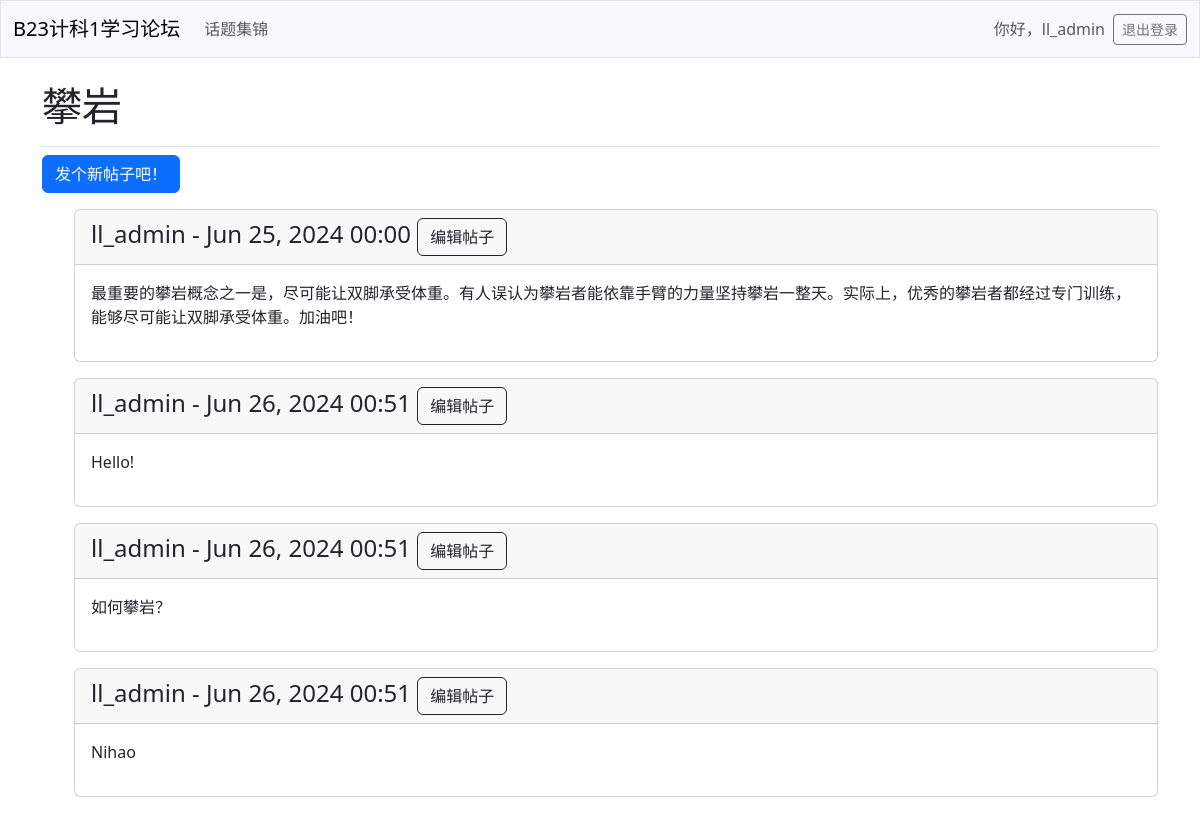
The page /topics/2/ (signed in) on the database its author committed.
### learning_logs/models.py (models this page shows, shortened)
class Topic(models.Model): # Model是Django基本类
    text = models.CharField(max_length=200)
    date_added = models.DateTimeField(auto_now_add=True)
    owner = models.ForeignKey(User, on_delete=models.CASCADE)

class Entry(models.Model):
    topic = models.ForeignKey(Topic, on_delete=models.CASCADE)
    text = models.TextField()
    date_added = models.DateTimeField(auto_now_add=True)
    owner = models.ForeignKey(User, on_delete=models.CASCADE)
    class Meta: # 用于管理额外信息
        verbose_name_plural = 'entries' # 表示多个条目，默认会是Entry，不符合英语语法

### learning_logs/views.py (the view)
# urls.py: path('topics/<int:topic_id>/', views.topic, name='topic'),
@login_required
def topic(request, topic_id):
    topic = Topic.objects.get(id=topic_id) # 获取指定id的topic
    entries = topic.entry_set.order_by('date_added') # 先展示新entry
    context = {'topic': topic, 'entries': entries}
    return render(request, 'learning_logs/topic.html', context)

### learning_logs/templates/learning_logs/topic.html
{% extends 'learning_logs/base.html' %}
{% block page_header %}
  <h1>{{ topic.text }}</h1>
{% endblock page_header %}
{% block content %}
  <p>
    <a class="btn btn-primary" href="{% url 'learning_logs:new_entry' topic.id %}">
      发个新帖子吧！
    </a>
  </p>
  <ul>
    {% for entry in entries %}
      <div class="card mb-3">
        <h4 class="card-header">
          {{ entry.owner }} -
          {{ entry.date_added|date:'M d, Y H:i' }}
          {% if user == entry.owner %}
          <small>
            <a class="btn btn-outline-dark" href="{% url 'learning_logs:edit_entry' entry.id %}">
              编辑帖子
            </a>
          </small>
          {% endif %}
        </h4>
        <div class="card-body">
          {{ entry.text|linebreaks }}
        </div>
      </div>
    {% empty %}
      <p>还没有人聊这个话题喔</p>
    {% endfor %}
{% endblock content %}

### learning_logs/templates/learning_logs/base.html (shortened to what this page needs)
<!doctype html>
<html lang="zh">
  <head>
    {% load django_bootstrap5 %}
    {% bootstrap_css %}
  </head>
  <body>
    <nav class="navbar navbar-expand-md navbar-light bg-light mb-4 border">
      <div class="container-fluid">
        <a class="navbar-brand" href="{% url 'learning_logs:index' %}">
          B23计科1学习论坛
        </a>
        <div class="collapse navbar-collapse" id="navbarCollapse">
          <ul class="navbar-nav me-auto mb-2 mb-md-0">
             <li class="nav-item">
                <a class="nav-link" href="{% url 'learning_logs:topics' %}">
                  话题集锦
                </a>
              </li>
          </ul>
          <ul class="navbar-nav ms-auto mb-2 mb-md-0">
            {% if user.is_authenticated %}
              <li class="nav-item">
                <span class="navbar-text me-2">
                  你好，{{ user.username }}
                </span>
              </li>
            {% endif %}
          </ul>
          {% if user.is_authenticated %}
            <form action="{% url 'accounts:logout' %}" method="post">
              <button name="submit" class="btn btn-outline-secondary btn-sm">
                退出登录
              </button>
            </form>
          {% endif %}
        </div>
      </div>
    </nav>
    <main class="container">
      <div class="pb-2 mb-2 border-bottom">
        {% block page_header %}{% endblock page_header %}
      </div>
      <div>
        {% block content %}{% endblock content %}
      </div>
    </main>
  </body>
</html>

### rows shown on the page
Topic: text "攀岩"
Entry: owner "ll_admin", date_added "Jun 25, 2024 00:00", shows "编辑帖子", text "最重要的攀岩概念之一是，尽可能让双脚承受体重。有人误认为攀岩者能依靠手臂的力量坚持攀岩一整天。实际上，优秀的攀岩者都经过专门训练，能够尽可能让双脚承受体重。加油吧！"
Entry: owner "ll_admin", date_added "Jun 26, 2024 00:51", shows "编辑帖子", text "Hello!"
Entry: owner "ll_admin", date_added "Jun 26, 2024 00:51", shows "编辑帖子", text "如何攀岩？"
Entry: owner "ll_admin", date_added "Jun 26, 2024 00:51", shows "编辑帖子", text "Nihao"

### other values the page prints
{{ user.username }} "ll_admin"
